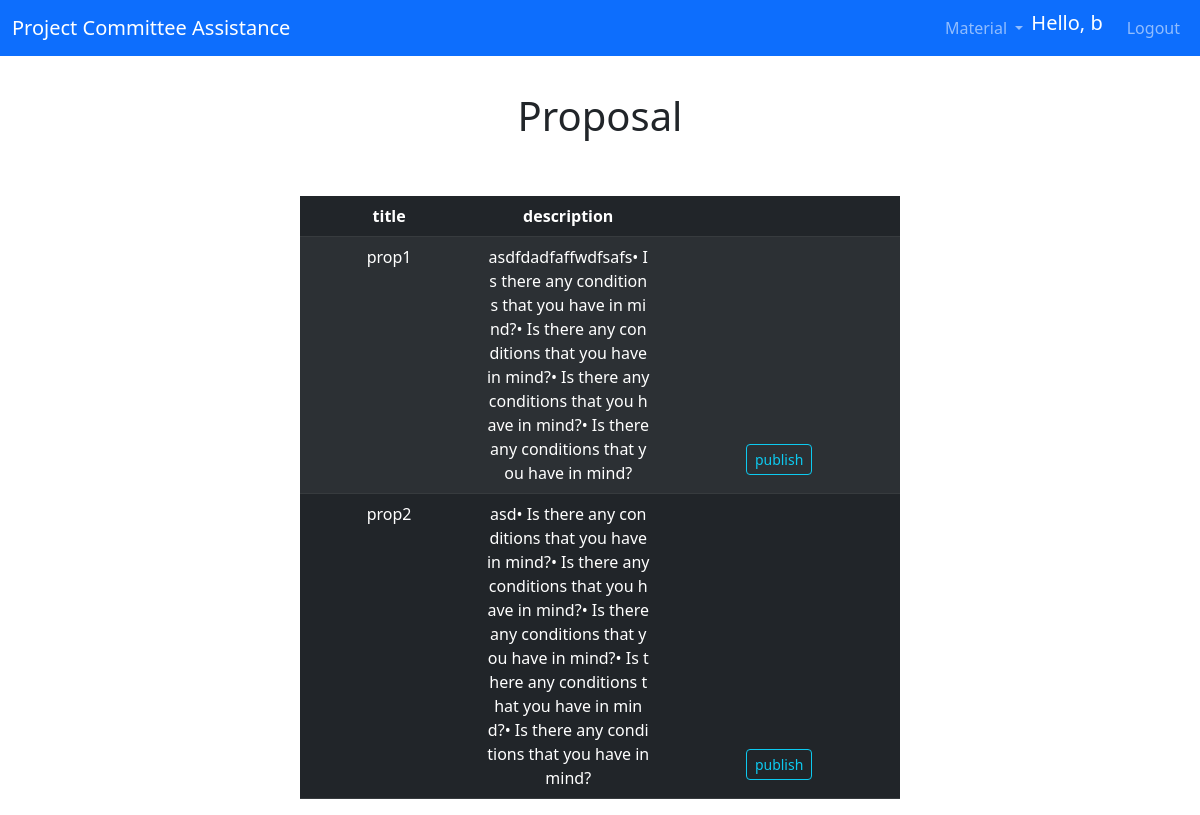
/publish_proposal (signed in), run on an earlier commit of the app's database.
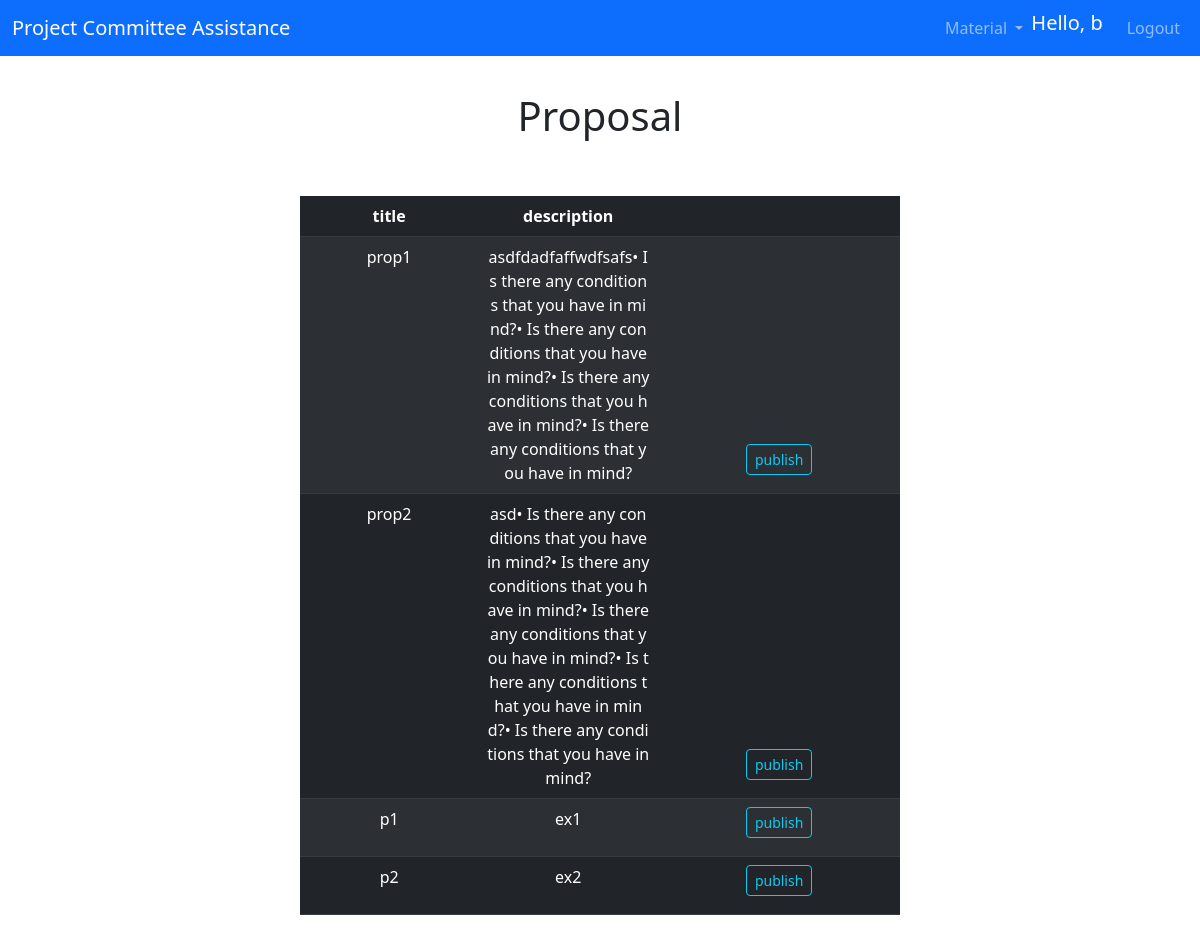
And on a later commit of the database.
### app/models.py (models this page shows, shortened)
class Proposal(db.Model):
    id = db.Column(db.Integer, primary_key=True,)
    title = db.Column(db.String(64), index=True, unique=True, nullable=False)
    desc = db.Column(db.String(2064), index=True, nullable=False)
    published = db.Column(db.Boolean, default=False)
    owned = db.Column(db.Boolean, default=False)
    author = db.Column(db.Integer, db.ForeignKey('user.id'))
    holder = db.Column(db.Integer, db.ForeignKey('group.id'))

### app/routes.py (the view)
@app.route('/publish_proposal', methods=['GET', 'POST'])
@login_required
def publishProposal():
    proposals = Proposal.query.filter_by()
    return render_template("publish_proposal.html", title='Publish Proposal', proposals = proposals)

### app/models.py (called while the page is built)
@login.user_loader
def load_user(id):
    return User.query.get(int(id))

### app/templates/publish_proposal.html
{% extends "base.html" %}
{% block content %}
<h1 class="d-flex aligns-items-center justify-content-center header" style= "margin-top: 3%;">Proposal</h1>
<br>
<br>
{%if proposals %}
<div class="text-center" style="margin-left : 25% ;width: 50%;">
    <table class="table d-table table-dark table-striped">
        <thead>
            <tr>
            <th scope="col">title</th>
            <th scope="col">description</th>
            <th scope="col"></th>
            </tr>
        </thead>
        <tbody>
            {% for proposal in proposals %}
            <tr>
                <td>{{ proposal.title }}</td>
                <td style="width: 30%; word-break: break-all;">{{ proposal.desc }}</td>
                {%if not proposal.published %}
                <td style="vertical-align: bottom;">
                    <a href="{{ url_for('publishProposals', id=proposal.id) }}" class="btn btn-outline-info btn-sm" style="margin-bottom: 10px;">publish</a>
                </td>
                {% else %}
                <td style="vertical-align: bottom;">
                    <a href="{{ url_for('publishProposals', id=proposal.id) }}" class="btn btn-outline-danger btn-sm" style="margin-bottom: 10px;">unpublish</a>
                </td>
                {% endif %}
            </tr>
            {% endfor %}
        </tbody>
    </table>
    </div>
{% endif %}
{% endblock %}

What changed in the data, as far as the page shows it:
added Proposal: title "p1", desc "ex1"
added Proposal: title "p2", desc "ex2"
